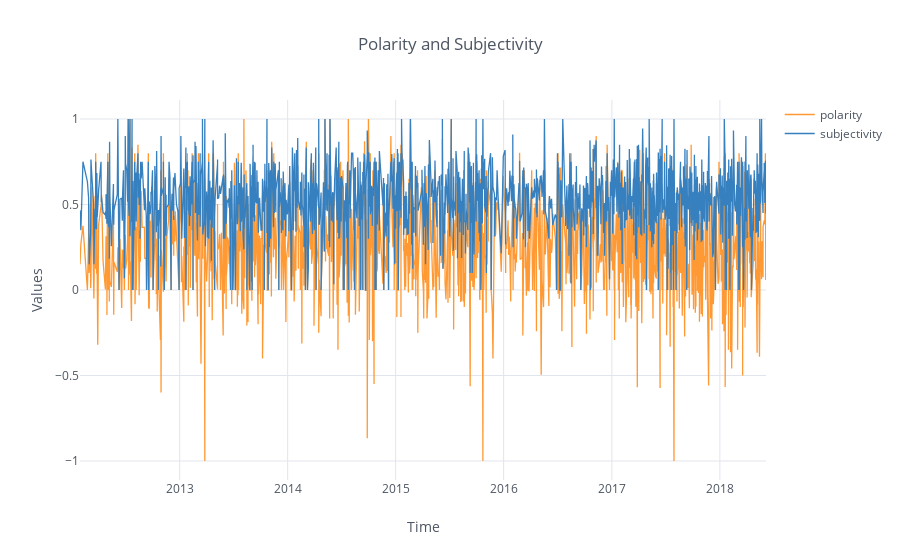

This figure's notebook cell:
### Code cell
import cufflinks as cf #cufflinks binds pandas to plotly for easy plotting
from plotly.offline import init_notebook_mode, iplot
# initialize notebook mode
init_notebook_mode(connected=True)
#type below in terminal before starting jupiter
# this stops an error message about limit of data that 
# can be read into notebooks
#jupyter notebook --NotebookApp.iopub_data_rate_limit=10000000000
# set to offline
cf.go_offline()


#themes: solar,white,pearl,space,polar,henanigans


#reset the Date column to index
AllData2=AllData.set_index(['Date'])
AllData2

AllData2[['polarity', 'subjectivity']].iplot(kind='scatter', up_color='#482878FF', down_color='#1F9E89FF', theme='white', 
                                           title='Polarity and Subjectivity', xTitle='Time',yTitle='Values')

### Figure 1 — Plotly figure (JSON) as saved in the notebook; plotly's stock layout.template omitted (floating-point values rounded to 4 significant figures; data arrays with more than 128 entries replaced by an {"elided": "..."} marker saying what was removed)
{"data": [{"line": {"color": "rgba(255, 153, 51, 1.0)", "dash": "solid", "width": 1.3}, "mode": "lines", "name": "polarity", "text": "", "type": "scatter", "x": {"elided": "1869 str values"}, "y": {"elided": "1869 float values"}}, {"line": {"color": "rgba(55, 128, 191, 1.0)", "dash": "solid", "width": 1.3}, "mode": "lines", "name": "subjectivity", "text": "", "type": "scatter", "x": {"elided": "1869 str values"}, "y": {"elided": "1869 float values"}}], "layout": {"legend": {"bgcolor": "#FFFFFF", "font": {"color": "#4D5663"}}, "paper_bgcolor": "#FFFFFF", "plot_bgcolor": "#FFFFFF", "title": "Polarity and Subjectivity", "titlefont": {"color": "#4D5663"}, "xaxis1": {"gridcolor": "#E1E5ED", "showgrid": true, "tickfont": {"color": "#4D5663"}, "title": "Time", "titlefont": {"color": "#4D5663"}, "zerolinecolor": "#E1E5ED"}, "yaxis1": {"gridcolor": "#E1E5ED", "showgrid": true, "tickfont": {"color": "#4D5663"}, "title": "Values", "titlefont": {"color": "#4D5663"}, "zerolinecolor": "#E1E5ED"}}}
